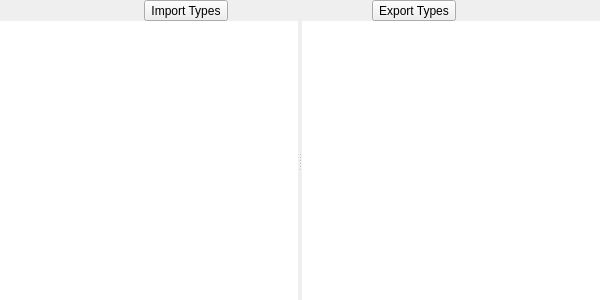
<?xml version="1.0" encoding="UTF-8"?>
<ui version="4.0">
 <class>TypesWidget</class>
 <widget class="QDockWidget" name="TypesWidget">
  <property name="geometry">
   <rect>
    <x>0</x>
    <y>0</y>
    <width>600</width>
    <height>300</height>
   </rect>
  </property>
  <property name="windowTitle">
   <string notr="true">Types</string>
  </property>
  <widget class="QWidget" name="dockWidgetContents">
   <layout class="QVBoxLayout" name="verticalLayout">
    <property name="spacing">
     <number>0</number>
    </property>
    <property name="leftMargin">
     <number>0</number>
    </property>
    <property name="topMargin">
     <number>0</number>
    </property>
    <property name="rightMargin">
     <number>0</number>
    </property>
    <property name="bottomMargin">
     <number>0</number>
    </property>
    <item>
     <layout class="QHBoxLayout" name="typeActionsLayout">
      <item><widget class="QToolButton" name="importTypesButton">
       <property name="text"><string>Import Types</string></property>
       <property name="popupMode"><enum>QToolButton::InstantPopup</enum></property>
      </widget></item>
      <item><widget class="QToolButton" name="exportTypesButton">
       <property name="text"><string>Export Types</string></property>
       <property name="popupMode"><enum>QToolButton::InstantPopup</enum></property>
      </widget></item>
     </layout>
    </item>
    <item>
     <widget class="QSplitter" name="splitter">
      <property name="orientation">
       <enum>Qt::Horizontal</enum>
      </property>
      <widget class="QWidget" name="leftWidget" native="true">
       <layout class="QVBoxLayout" name="leftLayout">
        <property name="spacing">
         <number>0</number>
        </property>
        <property name="leftMargin">
         <number>0</number>
        </property>
        <property name="topMargin">
         <number>0</number>
        </property>
        <property name="rightMargin">
         <number>0</number>
        </property>
        <property name="bottomMargin">
         <number>0</number>
        </property>
        <item>
         <widget class="IaitoTreeView" name="typesTreeView">
          <property name="sizePolicy">
           <sizepolicy hsizetype="Expanding" vsizetype="Preferred">
            <horstretch>0</horstretch>
            <verstretch>0</verstretch>
           </sizepolicy>
          </property>
          <property name="contextMenuPolicy">
           <enum>Qt::CustomContextMenu</enum>
          </property>
          <property name="styleSheet">
           <string notr="true">IaitoTreeView::item
{
    padding-top: 1px;
    padding-bottom: 1px;
}</string>
          </property>
          <property name="frameShape">
           <enum>QFrame::NoFrame</enum>
          </property>
          <property name="lineWidth">
           <number>0</number>
          </property>
          <property name="indentation">
           <number>8</number>
          </property>
          <property name="sortingEnabled">
           <bool>true</bool>
          </property>
         </widget>
        </item>
       </layout>
      </widget>
      <widget class="QTextEdit" name="typeDetailTextEdit">
       <property name="readOnly">
        <bool>true</bool>
       </property>
       <property name="frameShape">
        <enum>QFrame::NoFrame</enum>
       </property>
      </widget>
     </widget>
    </item>
    <item>
     <widget class="ComboQuickFilterView" name="quickFilterView" native="true">
      <property name="sizePolicy">
       <sizepolicy hsizetype="Preferred" vsizetype="Maximum">
        <horstretch>0</horstretch>
        <verstretch>0</verstretch>
       </sizepolicy>
      </property>
     </widget>
    </item>
   </layout>
  </widget>
  <action name="actionExport_Types">
   <property name="text">
    <string>Export C Declarations…</string>
   </property>
   <property name="toolTip">
    <string>Export Types</string>
   </property>
  </action>
  <action name="actionLoad_New_Types">
   <property name="text">
    <string>Load C Declarations…</string>
   </property>
   <property name="toolTip">
    <string>Load New Types</string>
   </property>
  </action>
  <action name="actionDelete_Type">
   <property name="text">
    <string>Delete Type</string>
   </property>
   <property name="toolTip">
    <string>Delete Type</string>
   </property>
  </action>
  <action name="actionLink_Type_To_Address">
   <property name="text">
    <string>Link Type to Address</string>
   </property>
  </action>
 </widget>
 <customwidgets>
  <customwidget>
   <class>IaitoTreeView</class>
   <extends>QTreeView</extends>
   <header>widgets/IaitoTreeView.h</header>
   <container>1</container>
  </customwidget>
  <customwidget>
   <class>ComboQuickFilterView</class>
   <extends>QWidget</extends>
   <header>widgets/ComboQuickFilterView.h</header>
   <container>1</container>
  </customwidget>
 </customwidgets>
 <resources/>
 <connections/>
</ui>
